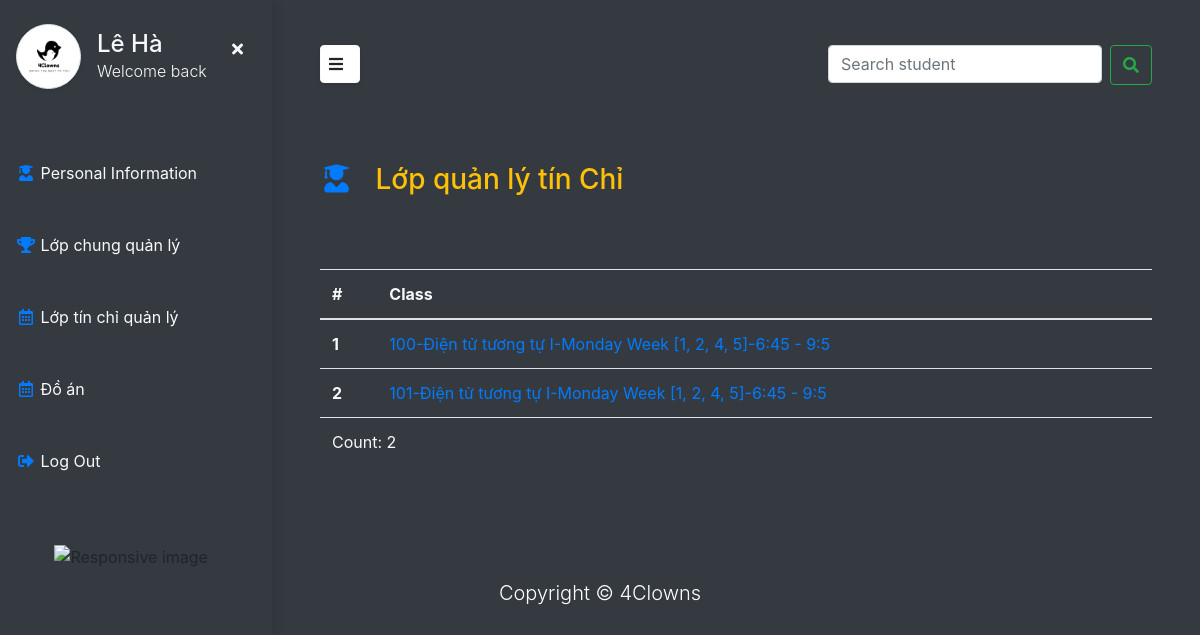
The app's page /teacher/lop_tin_chi (signed in) with its own data.
### student/models.py (models this page shows, shortened)
class lop(models.Model):
    class ClassType(models.TextChoices):
        LT = "Lý thuyết", "LT"
        TN = "Thí nghiệm", "TN"
    code = models.IntegerField(unique=True)
    type = models.CharField(choices=ClassType.choices, verbose_name="Loại lớp", default=ClassType.LT, max_length=20)
    hoc_phan = models.ForeignKey(hoc_phan, verbose_name="Học phần", related_name="available_class", on_delete=models.CASCADE)
    timetable = models.ForeignKey(timetable, on_delete=CASCADE)
    teacher = models.ForeignKey("users.Teacher", on_delete=models.CASCADE, blank=True, null=True)
    timing = models.ForeignKey(timing, on_delete=CASCADE, null=True)
    sinh_vien = models.ManyToManyField("users.Student", related_name="lopTC", verbose_name="Sinh viên", blank=True)
    def __str__(self):
        return f"{self.code}-{self.hoc_phan}-{self.timetable}-{self.timing}"
    class Meta:
        verbose_name = "Lớp tín chỉ"
        verbose_name_plural = 'Lớp tín chỉ'

class timetable(models.Model):
    day = models.CharField(choices=DAYS_OF_WEEK, max_length=15)
    week = models.ManyToManyField(week)
    class Meta:
        verbose_name = 'Thời khóa biểu'
        verbose_name_plural = 'Thời khóa biểu'
    def __str__(self):
        return f"{(self.day)} Week {[week.id for week in self.week.all()]}"

class week(models.Model):
    id = models.IntegerField(verbose_name='Tuần', primary_key=True)
    class Meta:
        verbose_name = "Tuần"
        verbose_name_plural = 'Tuần'

class timing(models.Model):
    time_start = models.TimeField(verbose_name="Thời gian bắt đầu")
    time_end = models.TimeField(verbose_name="Thời gian kết thúc")
    class Meta:
        unique_together=('time_start', 'time_end',)
        verbose_name = "Thời gian"
        verbose_name_plural = 'Thời gian'
    def __str__(self):
        return f"{self.time_start.hour}:{self.time_start.minute} - {self.time_end.hour}:{self.time_end.minute}"

### management/models.py (models this page shows)
class hoc_phan(models.Model):
    name = CharField(_("Tên học phần"), max_length=50)
    code = CharField(_("Mã học phần"), max_length=10, unique=True)
    vien = models.ForeignKey(vien_dao_tao, verbose_name="Viện trực thuộc", on_delete=models.CASCADE, related_name="cac_hoc_phan")
    sinh_vien = models.ManyToManyField('users.Student', verbose_name="Sinh viên", related_name='hocPhan', blank=True)
    class Meta:
        verbose_name = "Học phần"
        verbose_name_plural = 'Học phần'
        ordering = ["vien"]
    def __str__(self):
        return f"{self.name}"

### users/models.py (models this page shows, shortened)
class User(AbstractBaseUser, PermissionsMixin):
    class Genders(models.TextChoices):
        MALE = "MALE", "Male"
        FEMALE = "FEMALE", "Female"
    email = models.EmailField(_("Email"),max_length=50, unique=True, blank=True)
    firstname = models.CharField(_("Tên"),max_length=20,  blank=False, null=True)
    surname = models.CharField(_("Tên đệm"),max_length=20, null=True, blank=True)
    lastname = models.CharField(_("Họ"),max_length=20, null=True, blank=True)
    date_of_birth = models.DateField(_("Ngày sinh"), blank=True, null=True, )
    phone = models.CharField(_("Số điện thoại"), max_length=15, blank=True, null=True)
    is_superuser = models.BooleanField(default=False)
    is_active = models.BooleanField(default=True)
    last_login = models.DateTimeField(auto_now_add=True)
    date_joined = models.DateTimeField(auto_now_add=True)
    role = models.BooleanField(null=True, blank=True)
    gender = models.CharField(
        _("Gender"), max_length=50, choices=Genders.choices, default=Genders.MALE
    )
    objects = UserManager()
    USERNAME_FIELD = 'email'
    REQUIRED_FIELDS = []

### teacher/views.py (the view)
# urls.py: path('lop_tin_chi', views.lop_tin_chi_ql, name='lop_tin_chi_ql'),
def lop_tin_chi_ql(request):
    try:
        lopTinChi = get_list_or_404(lop, teacher=request.user)
    except:
        lopTinChi = None
    return render(request, 'teacher/lopTC_quan_ly.html', {
        'lopTinChi': lopTinChi
    })

### templates/teacher/lopTC_quan_ly.html
{% extends 'base.html' %}
{% load static%}
{% block content %}
  <div class="page-content p-5 position-relative" id="content">
    <div class="row mt-4">
      <h3 class="text-warning">
        <i class="fas fa-user-graduate me-1 text-primary fa-fw" style="width: 2.25em;"></i>
          Lớp quản lý tín Chỉ
      </h3>
      <div class="col-lg-12 mt-5">
        <div class="row">
          <div class="col-lg-12 mt-3">
            <div class="table-responsive-sm">
              <table class="table  text-light ">
                <thead>
                  <tr>
                    <th scope="col">#</th>
                    <th scope="col">Class</th>
                  </tr>
                </thead>
                <tbody>
                  {% for loptc in lopTinChi %}
                  <tr>
                    <th scope="row" class="td-count">{{ forloop.counter }}</th>
                    <td class="td-value" ><a href="lop_tin_chi/{{ loptc.code }}" >{{ loptc }}</a></td>
                  </tr>
                  {% endfor %}
                  <td colspan="2" class="td-length">Count: {{ lopTinChi|length }}</td>
                </tbody>
              </table>
            </div>
          </div>
        </div>
      </div>
    </div>
  </div>
    {% include 'teacher/teacher_base.html' %}
{% endblock content %}

### templates/teacher/teacher_base.html
{% load static %}
<div class="vertical-nav bg-dark" id="sidebar">
    <div class="py-4 px-3 mb-4 bg-dark">
      <div class="media d-flex align-items-center"><img src="{% static 'logo/logo.jpg' %}" alt="..." width="65" class="mr-3 rounded-circle img-thumbnail shadow-sm">
        <div class="media-body">
            <button class="d-md-block d-sm-none float-right text-light btn btn-outline-none"  id="sidebarCollapse-small" type="button"><i class="fas fa-times"></i></button>
            <h4 class="m-0 text-light">{{ request.user.lastname }} {{ request.user.firstname }}</h4>
            <p class="font-weight-light text-light mb-0">Welcome back</p>
        </div>
      </div>
    </div>
    <ul class="nav flex-column bg-dark mb-0">
      <li class="nav-item">
        <a href="{% url 'info' %}" class="nav-link text-light">
            <i class="fas fa-user-graduate me-1 text-primary fa-fw"></i>
            Personal Information</a>
      </li>
      <li class="nav-item">
        <a href="{% url 'lop_chung_quan_ly' %}" class="nav-link text-light"><i class="fas fa-trophy me-1 text-primary fa-fw"></i>
            Lớp chung quản lý</a>
      </li>
      <li class="nav-item">
        <a href="{% url 'lop_tin_chi_ql' %}" class="nav-link text-light"><i class="far fa-calendar-alt me-1 text-primary fa-fw"></i>
            Lớp tín chỉ quản lý</a>
      </li>
      <li class="nav-item">
        <a href="{% url 'do_an' %}" class="nav-link text-light"><i class="far fa-calendar-alt me-1 text-primary fa-fw"></i>
            Đồ án</a>
      </li>
      <li class="nav-item">
        <a href="{% url 'logout' %}" class="nav-link text-light">
            <i class="fas fa-sign-out-alt me-1 text-primary fa-fw"></i>
            Log Out</a>
      </li>
    </ul>
    <p class="text-light font-weight-bold text-uppercase px-3 small py-4 mb-0"></p>
    <div class="nav flex-column bg-dark mb-0 align-content-center">
        <img src="{% static '/logo/Clip_Dancer_transparent_by_Icons8.gif' %}" class="img-fluid" alt="Responsive image" width="60%">
    </div>
    </div>

### static/css/custom.css (style rules this page uses)
body::before { display: block; content: ''; height: 45px; }

### static/css/student.css (style rules this page uses)
body { min-height: 100vh; overflow-x: hidden; }
.text-uppercase { letter-spacing: 0.1em; }
.vertical-nav { min-width: 17rem; width: 17rem; min-height: 100%; position: fixed; top: 0; left: 0; box-shadow: 3px 3px 10px rgba(0, 0, 0, 0.1); transition: all 0.4s; }
.nav-link { padding: 1.5rem 1rem !important; }
.page-content { width: calc(100% - 17rem); margin-left: 17rem; transition: all 0.4s; }

### records on screen
lop: code+hoc_phan+timetable "100-Điện tử tương tự I-Monday Week [1, 2, 4, 5]-6:45 - 9:5"
lop: code+hoc_phan+timetable "101-Điện tử tương tự I-Monday Week [1, 2, 4, 5]-6:45 - 9:5"
User: user.lastname "Lê", user.firstname "Hà"

### other values on screen
{{ lopTinChi|length }} "2"
